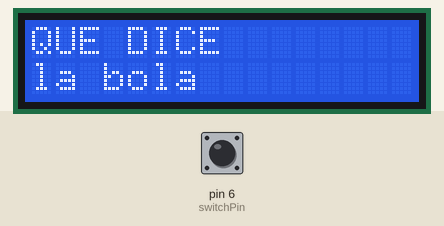
This sketch was run on a simulated Arduino Uno, built with avr-gcc and run on an emulated ATmega328P. On the bench: 16×2 character LCD. Inputs (shaded band) come from the test bench; at power-on: pin 6 (switchPin) LOW. Random numbers use the default seed unless the sketch sets one.

Above: at 1.2 s.
1.3 s: pin 6 (switchPin) pulled HIGH for 0.15 s
At 2.4 s:
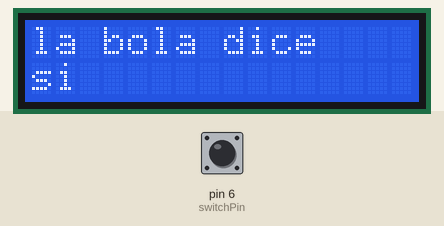
2.9 s: pin 6 (switchPin) pulled HIGH for 1 s
At 4.8 s:
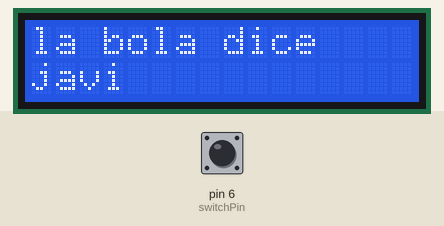
5.4 s: pin 6 (switchPin) pulled HIGH for 0.15 s
At 6.7 s:
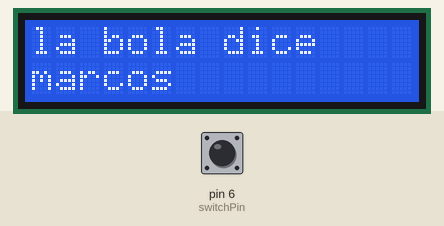
Timing chart, 0 to 8.4 s (numbered marks = the images above; inputs shaded):
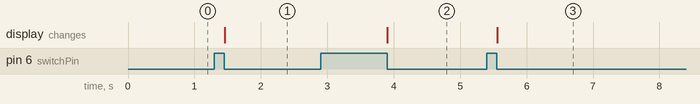

The sketch:

bola_de_cristal_reverte.ino
```cpp
#include <LiquidCrystal.h>
LiquidCrystal lcd (12, 11, 5, 4, 3, 2);

const int switchPin = 6;
int switchState = 0;
int prevswitchState = 0;
int reply;

void setup() {
lcd.begin(16, 2);
pinMode(switchPin,INPUT);
lcd.print("QUE DICE");
lcd.setCursor(0, 1);
lcd.print("la bola");
randomSeed(analogRead(A2));
}
void loop() {
  switchState = digitalRead(switchPin);
  if (switchState != prevswitchState){
    if (switchState == LOW) {

      reply = random(8);
      lcd.clear();
      lcd.setCursor(0, 0);
      lcd.print("la bola dice");
      lcd.setCursor(0,1);
      switch(reply){
        case 0:
        lcd.print("si");
        break;
        case 1:
       lcd.print("10 seg");
       break ;
       case 2:
      lcd.print("marcos");
      break;
      case 3:
      lcd.print("javi");
      break;
      case 4:
      lcd.print("victor");
      break;
      case 5:
      lcd.print("calvo");
      break;
      case 6:
      lcd.print("el gusanito");
      break;
      case 7:
      lcd.print("fuera");
      break;
      } //llave del switch
    } //llave del segundo if
  } //llave del primer if
  prevswitchState = switchState;
} // llave del loop
```

Measured:
- after the input at 1.3 s, the display: changes after 0.15 s (image 1)
- after the input at 2.9 s, the display: changes after 1.0 s (image 2)
- after the input at 5.4 s, the display: changes after 0.15 s (image 3)
